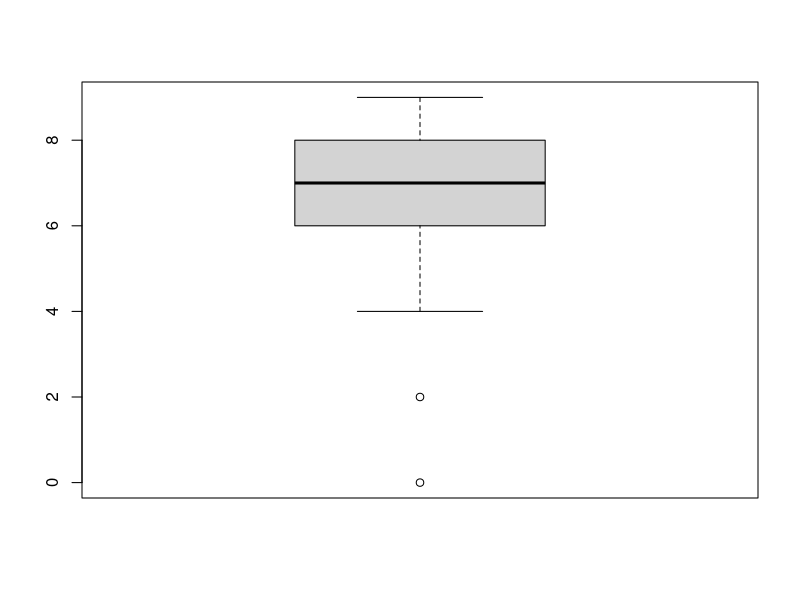
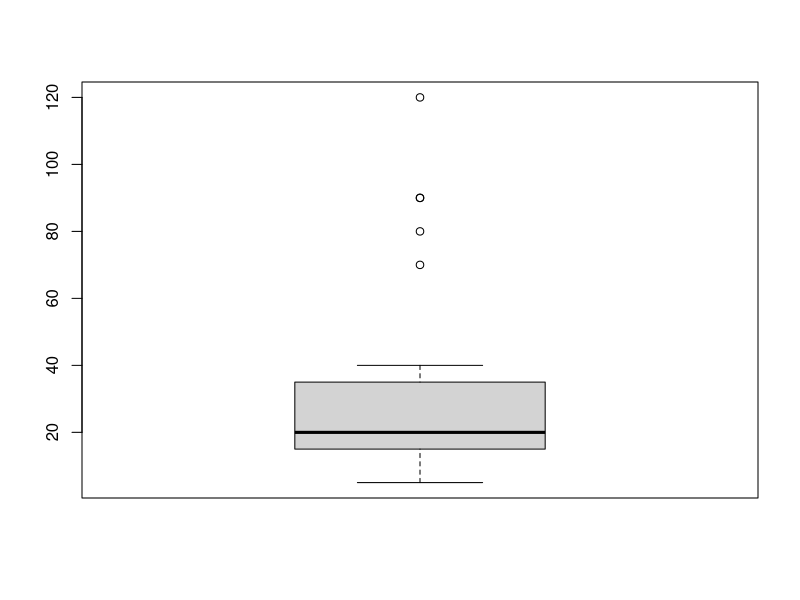
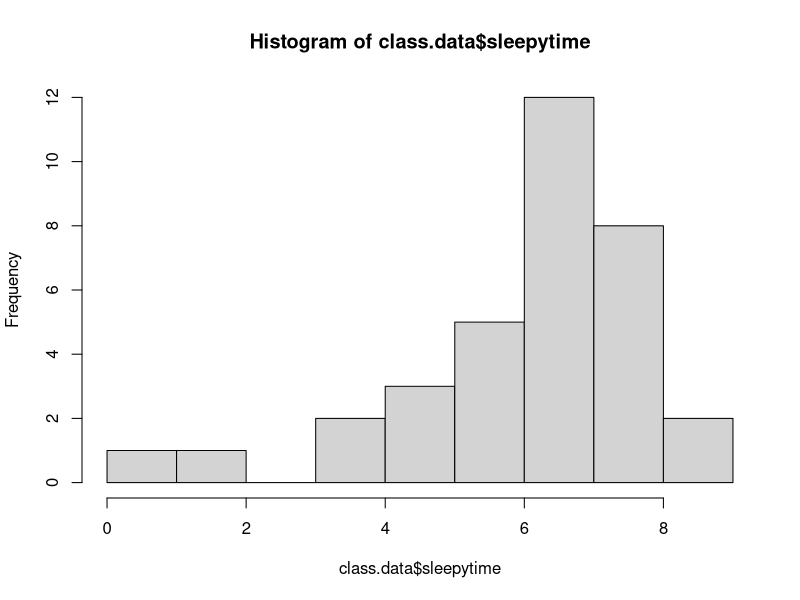
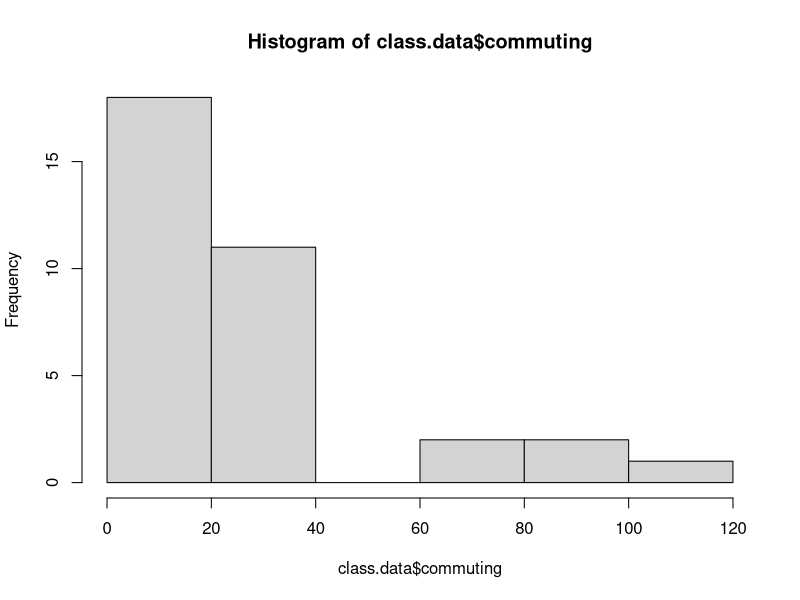
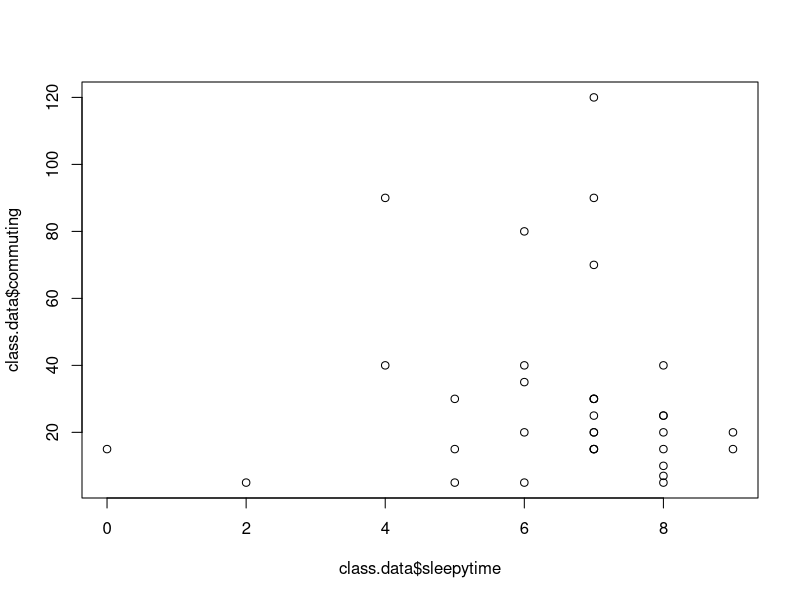

Here is the R script that generated these plots, in order:
hrs.Sleep <- c(7,2,9,7,4,8,6,7,7,7,8,7,6,7,8,9,6,7,7,4,8,7,6,8,8,5,8,0,7,6,8,7,5,5)
min.to.KPU <- c(30,5,20,70,40,25,35,120,30,15,7,25,80,20,25,15,40,15,90,90,10,15,5,5,15,5,40,15,20,20,20,30,15,30)

class.data <- data.frame(
  sleepytime = hrs.Sleep,
  commuting = min.to.KPU
)

## take a peak at the data - automatically top 6
## specify another value, comma separated
head(class.data)

## calculation of the mean

## super fast: calculated the mean of all variables at once
mean(class.data$sleepytime)
mean(class.data$commuting)


## extra super fast way
apply(class.data, 2, mean)


## the slow way
## "add everything" (all the scores) divide by the sample size (number of observations)

# sleepytime
sum.of.scores <- sum(class.data$sleepytime)
sum.of.scores
n <- length(class.data$sleepytime)
n
slow.mean <- sum.of.scores / n
slow.mean

# commuting
# okay to reuse the sample size calculation from earlier

df.mean <- sum(class.data$commuting)

slowest.mean <- df.mean / n
slowest.mean

## double check your work using the super fast or extra super fast ways

## MEDIAN
# super fast way
median(class.data$sleepytime)
median(class.data$commuting)

# extra super fast way
apply(class.data, 2, median)

## slow median
sorted.values <- sort(class.data$sleepytime)
# median is 7


sorted.values[n/2] ## pick out the value that is half the sample size

sort(class.data$commuting)
# count to the 17th value
# median is 20

## mode is the most frequently occurring value
# slow way

table(rle(sort(class.data$sleepytime)))
## rle: run length encoding: counts the number times the run of 
## the same value occurs

## variability

# min
min(class.data$sleepytime)

# max
max(class.data$sleepytime)

# range
range(class.data$sleepytime)


##
IQR(class.data$sleepytime)
?IQR

boxplot(class.data$sleepytime)
boxplot(class.data$commuting)

hist(class.data$sleepytime)
hist(class.data$commuting)

## scatter plot
plot(class.data$sleepytime, class.data$commuting)
# helps visually gauge the relationship between 2 variables

# variance
# Step 1: deviation scores (or I like to call it centered data)
deviation.scores <- class.data$sleepytime - mean(class.data$sleepytime)

## conceptual check, should give you zero
sum(deviation.scores)

# Step 2: squared deviation scores
# sum of squares
ss <- sum(deviation.scores^2)

# Step 3: variance
## sums of the squared deviation scores / sample size

var <- ss / n
std <- sqrt(var)
std
